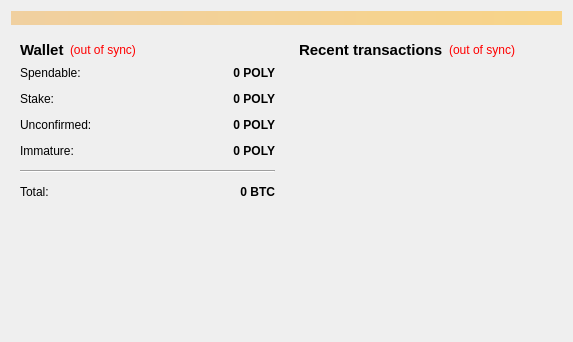
<?xml version="1.0" encoding="UTF-8"?>
<ui version="4.0">
 <class>OverviewPage</class>
 <widget class="QWidget" name="OverviewPage">
  <property name="geometry">
   <rect>
    <x>0</x>
    <y>0</y>
    <width>573</width>
    <height>342</height>
   </rect>
  </property>
  <property name="windowTitle">
   <string>Form</string>
  </property>
  <layout class="QVBoxLayout" name="topLayout">
   <item>
    <widget class="QLabel" name="labelAlerts">
     <property name="visible">
      <bool>false</bool>
     </property>
     <property name="styleSheet">
      <string notr="true">background-color: qlineargradient(x1: 0, y1: 0, x2: 1, y2: 0, stop:0 #F0D0A0, stop:1 #F8D488);  color:#000000
</string>
     </property>
     <property name="wordWrap">
      <bool>true</bool>
     </property>
     <property name="margin">
      <number>3</number>
     </property>
    </widget>
   </item>
   <item>
    <layout class="QHBoxLayout" name="horizontalLayout" stretch="1,1">
     <item>
      <layout class="QVBoxLayout" name="verticalLayout_2">
       <item>
        <widget class="QWidget" name="widget" native="true">
         <layout class="QVBoxLayout" name="verticalLayout_4">
          <item>
           <layout class="QHBoxLayout" name="horizontalLayout_4">
            <item>
             <widget class="QLabel" name="label_5">
              <property name="font">
               <font>
                <pointsize>11</pointsize>
                <weight>75</weight>
                <bold>true</bold>
               </font>
              </property>
              <property name="text">
               <string>Wallet</string>
              </property>
             </widget>
            </item>
            <item>
             <widget class="QLabel" name="labelWalletStatus">
              <property name="toolTip">
               <string>The displayed information may be out of date. Your wallet automatically synchronizes with the Polytimos network after a connection is established, but this process has not completed yet.</string>
              </property>
              <property name="styleSheet">
               <string notr="true">QLabel { color: red; }</string>
              </property>
              <property name="text">
               <string notr="true">(out of sync)</string>
              </property>
              <property name="alignment">
               <set>Qt::AlignLeading|Qt::AlignLeft|Qt::AlignVCenter</set>
              </property>
             </widget>
            </item>
            <item>
             <spacer name="horizontalSpacer_2">
              <property name="orientation">
               <enum>Qt::Horizontal</enum>
              </property>
              <property name="sizeHint" stdset="0">
               <size>
                <width>40</width>
                <height>20</height>
               </size>
              </property>
             </spacer>
            </item>
           </layout>
          </item>
          <item>
           <layout class="QFormLayout" name="formLayout_2">
            <property name="fieldGrowthPolicy">
             <enum>QFormLayout::AllNonFixedFieldsGrow</enum>
            </property>
            <property name="horizontalSpacing">
             <number>12</number>
            </property>
            <property name="verticalSpacing">
             <number>12</number>
            </property>
            <item row="0" column="0">
             <widget class="QLabel" name="label">
              <property name="text">
               <string>Spendable:</string>
              </property>
             </widget>
            </item>
            <item row="0" column="1">
             <widget class="QLabel" name="labelBalance">
              <property name="font">
               <font>
                <weight>75</weight>
                <bold>true</bold>
               </font>
              </property>
              <property name="cursor">
               <cursorShape>IBeamCursor</cursorShape>
              </property>
              <property name="toolTip">
               <string>Your current spendable balance</string>
              </property>
              <property name="text">
               <string notr="true">0 POLY</string>
              </property>
              <property name="alignment">
               <set>Qt::AlignRight|Qt::AlignTrailing|Qt::AlignVCenter</set>
              </property>
              <property name="textInteractionFlags">
               <set>Qt::LinksAccessibleByMouse|Qt::TextSelectableByKeyboard|Qt::TextSelectableByMouse</set>
              </property>
             </widget>
            </item>
            <item row="1" column="0">
             <widget class="QLabel" name="label_6">
              <property name="text">
               <string>Stake:</string>
              </property>
             </widget>
            </item>
            <item row="1" column="1">
             <widget class="QLabel" name="labelStake">
              <property name="font">
               <font>
                <weight>75</weight>
                <bold>true</bold>
               </font>
              </property>
              <property name="cursor">
               <cursorShape>IBeamCursor</cursorShape>
              </property>
              <property name="toolTip">
               <string>Total of coins that was staked, and do not yet count toward the current balance</string>
              </property>
              <property name="text">
               <string notr="true">0 POLY</string>
              </property>
              <property name="alignment">
               <set>Qt::AlignRight|Qt::AlignTrailing|Qt::AlignVCenter</set>
              </property>
              <property name="textInteractionFlags">
               <set>Qt::LinksAccessibleByMouse|Qt::TextSelectableByKeyboard|Qt::TextSelectableByMouse</set>
              </property>
             </widget>
            </item>
            <item row="2" column="0">
             <widget class="QLabel" name="label_3">
              <property name="text">
               <string>Unconfirmed:</string>
              </property>
             </widget>
            </item>
            <item row="2" column="1">
             <widget class="QLabel" name="labelUnconfirmed">
              <property name="font">
               <font>
                <weight>75</weight>
                <bold>true</bold>
               </font>
              </property>
              <property name="cursor">
               <cursorShape>IBeamCursor</cursorShape>
              </property>
              <property name="toolTip">
               <string>Total of transactions that have yet to be confirmed, and do not yet count toward the current balance</string>
              </property>
              <property name="text">
               <string notr="true">0 POLY</string>
              </property>
              <property name="alignment">
               <set>Qt::AlignRight|Qt::AlignTrailing|Qt::AlignVCenter</set>
              </property>
              <property name="textInteractionFlags">
               <set>Qt::LinksAccessibleByMouse|Qt::TextSelectableByKeyboard|Qt::TextSelectableByMouse</set>
              </property>
             </widget>
            </item>
            <item row="3" column="0">
             <widget class="QLabel" name="labelImmatureText">
              <property name="text">
               <string>Immature:</string>
              </property>
             </widget>
            </item>
            <item row="3" column="1">
             <widget class="QLabel" name="labelImmature">
              <property name="font">
               <font>
                <weight>75</weight>
                <bold>true</bold>
               </font>
              </property>
              <property name="toolTip">
               <string>Mined balance that has not yet matured</string>
              </property>
              <property name="text">
               <string notr="true">0 POLY</string>
              </property>
              <property name="alignment">
               <set>Qt::AlignRight|Qt::AlignTrailing|Qt::AlignVCenter</set>
              </property>
              <property name="textInteractionFlags">
               <set>Qt::LinksAccessibleByMouse|Qt::TextSelectableByKeyboard|Qt::TextSelectableByMouse</set>
              </property>
             </widget>
            </item>
            <item row="4" column="0" colspan="2">
             <widget class="Line" name="line">
              <property name="orientation">
               <enum>Qt::Horizontal</enum>
              </property>
             </widget>
            </item>
            <item row="5" column="0">
             <widget class="QLabel" name="labelTotalText">
              <property name="text">
               <string>Total:</string>
              </property>
             </widget>
            </item>
            <item row="5" column="1">
             <widget class="QLabel" name="labelTotal">
              <property name="font">
               <font>
                <weight>75</weight>
                <bold>true</bold>
               </font>
              </property>
              <property name="cursor">
               <cursorShape>IBeamCursor</cursorShape>
              </property>
              <property name="toolTip">
               <string>Your current total balance</string>
              </property>
              <property name="text">
               <string notr="true">0 BTC</string>
              </property>
              <property name="alignment">
               <set>Qt::AlignRight|Qt::AlignTrailing|Qt::AlignVCenter</set>
              </property>
              <property name="textInteractionFlags">
               <set>Qt::LinksAccessibleByMouse|Qt::TextSelectableByKeyboard|Qt::TextSelectableByMouse</set>
              </property>
             </widget>
            </item>
           </layout>
          </item>
         </layout>
        </widget>
       </item>
       <item>
        <spacer name="verticalSpacer">
         <property name="orientation">
          <enum>Qt::Vertical</enum>
         </property>
         <property name="sizeHint" stdset="0">
          <size>
           <width>20</width>
           <height>40</height>
          </size>
         </property>
        </spacer>
       </item>
      </layout>
     </item>
     <item>
      <layout class="QVBoxLayout" name="verticalLayout_3">
       <item>
        <widget class="QWidget" name="widget_2" native="true">
         <layout class="QVBoxLayout" name="verticalLayout">
          <item>
           <layout class="QHBoxLayout" name="horizontalLayout_2">
            <item>
             <widget class="QLabel" name="label_4">
              <property name="font">
               <font>
                <pointsize>11</pointsize>
                <weight>75</weight>
                <bold>true</bold>
               </font>
              </property>
              <property name="text">
               <string>&lt;b&gt;Recent transactions&lt;/b&gt;</string>
              </property>
             </widget>
            </item>
            <item>
             <widget class="QLabel" name="labelTransactionsStatus">
              <property name="toolTip">
               <string>The displayed information may be out of date. Your wallet automatically synchronizes with the Polytimos network after a connection is established, but this process has not completed yet.</string>
              </property>
              <property name="styleSheet">
               <string notr="true">QLabel { color: red; }</string>
              </property>
              <property name="text">
               <string notr="true">(out of sync)</string>
              </property>
              <property name="alignment">
               <set>Qt::AlignRight|Qt::AlignTrailing|Qt::AlignVCenter</set>
              </property>
             </widget>
            </item>
            <item>
             <spacer name="horizontalSpacer">
              <property name="orientation">
               <enum>Qt::Horizontal</enum>
              </property>
              <property name="sizeHint" stdset="0">
               <size>
                <width>40</width>
                <height>20</height>
               </size>
              </property>
             </spacer>
            </item>
           </layout>
          </item>
          <item>
           <widget class="QListView" name="listTransactions">
            <property name="styleSheet">
             <string notr="true">QListView { background: transparent; }</string>
            </property>
            <property name="frameShape">
             <enum>QFrame::NoFrame</enum>
            </property>
            <property name="verticalScrollBarPolicy">
             <enum>Qt::ScrollBarAlwaysOff</enum>
            </property>
            <property name="horizontalScrollBarPolicy">
             <enum>Qt::ScrollBarAlwaysOff</enum>
            </property>
            <property name="selectionMode">
             <enum>QAbstractItemView::NoSelection</enum>
            </property>
           </widget>
          </item>
         </layout>
        </widget>
       </item>
      </layout>
     </item>
    </layout>
   </item>
  </layout>
 </widget>
 <resources/>
 <connections/>
</ui>
